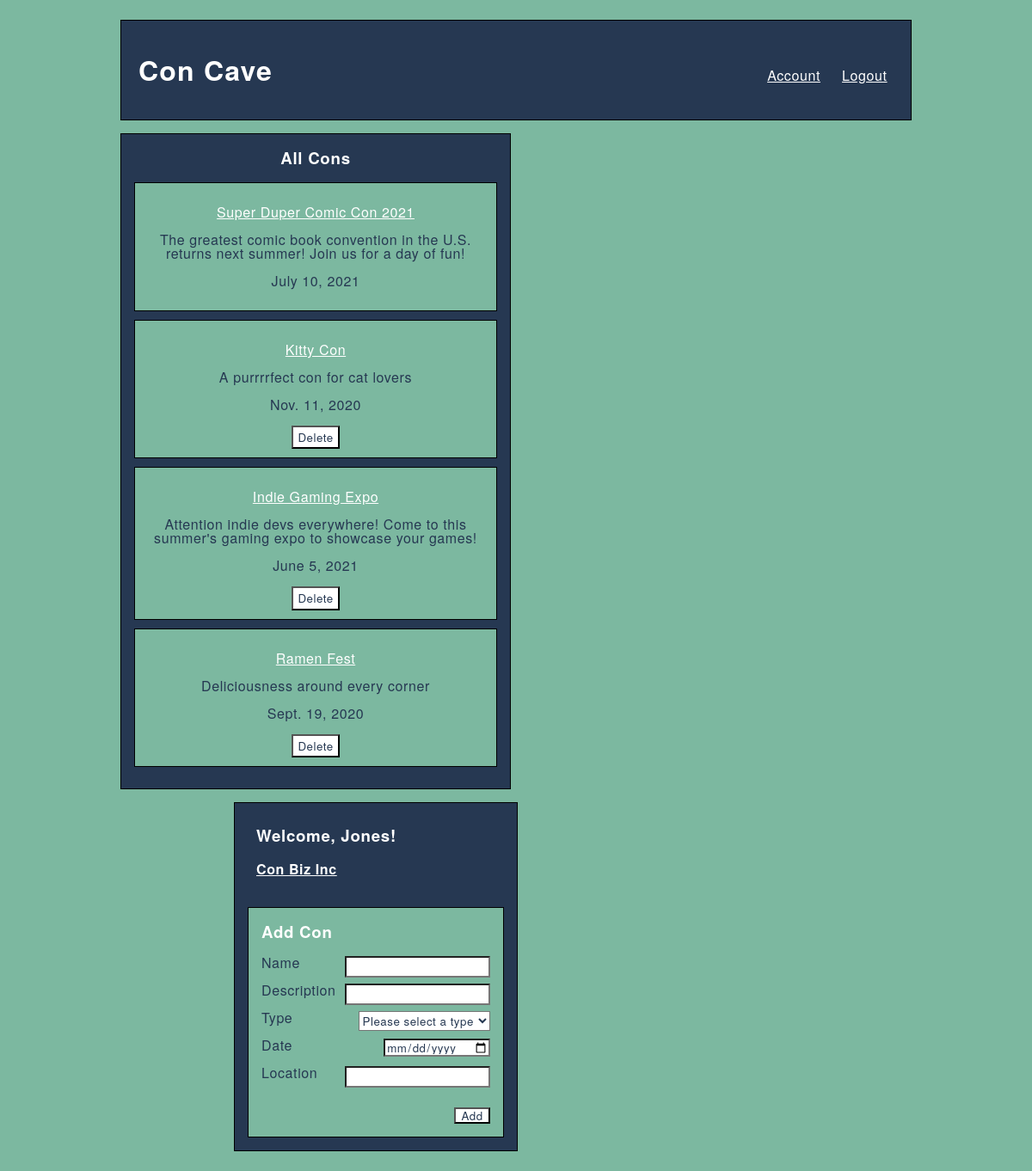
The app's page /home (signed in) with its own data.
### concave_app/models.py (models this page shows)
class Convention(models.Model):
    name = models.CharField(max_length=255)
    description = models.CharField(max_length=255)
    con_type = models.CharField(max_length=255)
    date = models.DateField()
    location = models.CharField(max_length=255)
    created_by = models.ForeignKey(Organizer, related_name="cons", on_delete=models.CASCADE)
    likes = models.ManyToManyField(Attendee,related_name="likes")
    rsvps = models.ManyToManyField(Attendee,related_name="rsvps")
    created_at = models.DateTimeField(auto_now_add=True)
    updated_at = models.DateTimeField(auto_now=True)
    objects = ConManager()

class Organizer(models.Model):
    org_name = models.CharField(max_length=100)
    first_name = models.CharField(max_length=100)
    last_name = models.CharField(max_length=100)
    email = models.CharField(max_length=100)
    password = models.CharField(max_length=100)
    is_organizer = models.BooleanField(default=True)
    created_at = models.DateTimeField(auto_now_add=True)
    updated_at = models.DateTimeField(auto_now=True)
    objects=OrganizerManager()

### concave_app/views.py (the view, shortened to what this page needs)
# urls.py: 2. Add a URL to urlpatterns:  path('', views.home, name='home')
def home(request):
    if 'user_id' in request.session:
        if 'org_id' in request.session:
            logged_organizer = Organizer.objects.filter(id=request.session['org_id'])
            if len(logged_organizer) > 0:
                logged_organizer = logged_organizer[0]
                if request.session['user_id'] == logged_organizer.id:
                    context = {
                        'all_cons': Convention.objects.all(),
                        'logged_organizer': Organizer.objects.get(id=request.session['user_id'])
                    }
                    return render(request, 'home.html',context)
    return redirect('/')

### concave_app/templates/home.html (shortened to what this page needs)
<!DOCTYPE html>
<html lang="en">
<head>
    {% load static %}
    <link rel="stylesheet" href="{% static 'home.css' %}">
</head>
<body>
    <div id="wrapper">
        <header>
            <h1 id="header">Con Cave</h1>
            <a href="/viewaccount/{{request.session.user_id}}" id="header" class="header_links">Account</a>
            <a href="/logout" id="header">Logout</a>
        </header>
        <div id="all_cons">
            <h3>All Cons</h3>
            {% for con in all_cons %}
                <div id="con">
                    <p><a href="/viewcon/{{con.id}}">{{con.name}}</a></p>
                    <p>{{con.description}}</p>
                    <p>{{con.date}}</p>
                    {% if logged_attendee.is_organizer == False %}
                        {% if logged_attendee in con.rsvps.all %}
                            <div id="buttons">
                                <form class="going" action="/unrsvp/{{con.id}}"><button type="submit">Going <span>&#10003;</span> </button></form>
                            </div>
                            {% else %}
                            <div id="buttons">
                                <form class="rsvp" action="/rsvp/{{con.id}}"><button type="submit">RSVP</button></form>
                            </div>
                        {% endif %}
                        {% if logged_attendee in con.likes.all %}
                            <div id="buttons">
                                <form class="unlike" action="/unlike/{{con.id}}"><button type="submit">Unlike</button></form>
                            </div>
                            {% else %}
                            <div id="buttons">
                                <form class="like" action="/like/{{con.id}}"><button type="submit">Like</button></form>
                            </div>
                        {% endif %}
                    {% else %}
                        {% if con.created_by.id == request.session.user_id %}
                        <div id="buttons">
                            <form class="delete" action="/delete/{{con.id}}"><button type="submit">Delete</button></form>
                        </div>
                        {% endif %}
                    {% endif %}
                </div>
            {% endfor %}
        </div>
        <div id="right_panel">
            <div id="welcome">
                {% if logged_organizer.is_organizer == True %}
                    <h3>Welcome, {{request.session.name}}!</h3>
                    <h4><a href="/vieworg/{{logged_organizer.id}}" id="white">{{logged_organizer.org_name}}</a></h4>
                {% else %}
                    <h3>Welcome, {{request.session.name}}!</h3>
                {% endif %}
            </div>
            {% if logged_organizer.is_organizer == True %}
                <div id="add_cons">
                    <h3 class="exclude">Add Con</h3>
                    <form action="/create_con" class="add_cons" method="POST">
                        <p>Name <input type="text" name="name"></p>
                        <p>Description <input type="text" name="description"></p>
                        <p>Type <select name="type" id="type">
                            <option selected="true" disabled="disabled">Please select a type</option>
                        </select>
                        </p>
                        <p>Date <input type="date" name="date" class="input"></p>
                        <p>Location <input id="autocomplete" name="location" onFocus="geolocate()" type="text"></input></p><br>
                        <input class="button" type="submit" name="add" value="Add">
                    </form>
                </div>
            {% endif %}
        </div>
    </div>
    {% load static %}
</body>
</html>

### concave_app/static/home.css (style rules this page uses)
* { background-color: #7cb8a0; font-family: 'Helvetica Neue', Helvetica, Arial, sans-serif; line-height: 1; letter-spacing: 0.0375em; color: #263852; }
#wrapper { background-color: #7cb8a0; width: 920px; margin: 0px auto; height: fit-content; padding: 15px; }
header { border: solid black 1px; background-color: #263852; color: white; padding: 10px; }
.header_links { margin-left: 550px; }
#header { display: inline-block; padding: 10px; background-color: #263852; color: white; }
#all_cons, #right_panel { display: inline-block; vertical-align: top; border: solid black 1px; padding-left: 15px; padding-right: 15px; padding-bottom: 15px; margin-top: 15px; background-color: #263852; }
#right_panel { padding-top: 10px; margin-left: 132px; }
h3, h4, #white { background-color: #263852; color: white; }
#welcome { margin: 10px 10px; background-color: #263852; }
#all_cons { width: fit-content; text-align: center; }
#con { border: solid black 1px; width: 400px; padding: 10px; margin-bottom: 10px; }
#add_cons { display: inline-block; vertical-align: top; border: solid black 1px; padding-left: 15px; padding-right: 15px; padding-bottom: 15px; margin-top: 15px; }
.exclude { background-color: #7cb8a0; color: white; }
#buttons { display: inline-block; }
input, select { float: right; margin-left: 10px; background-color: white; width: 141.6; height: 22; }
button { background-color: white; padding: 5px; }
a { color: white; }

### records on screen
Convention: name "Super Duper Comic Con 2021", description "The greatest comic book convention in the U.S. returns next summer! Join us for a day of fun!", date "July 10, 2021"
Convention: name "Kitty Con", description "A purrrrfect con for cat lovers", date "Nov. 11, 2020"
Convention: name "Indie Gaming Expo", description "Attention indie devs everywhere! Come to this summer's gaming expo to showcase your games!", date "June 5, 2021"
Convention: name "Ramen Fest", description "Deliciousness around every corner", date "Sept. 19, 2020"
Organizer: session.name "Jones", org_name "Con Biz Inc"
